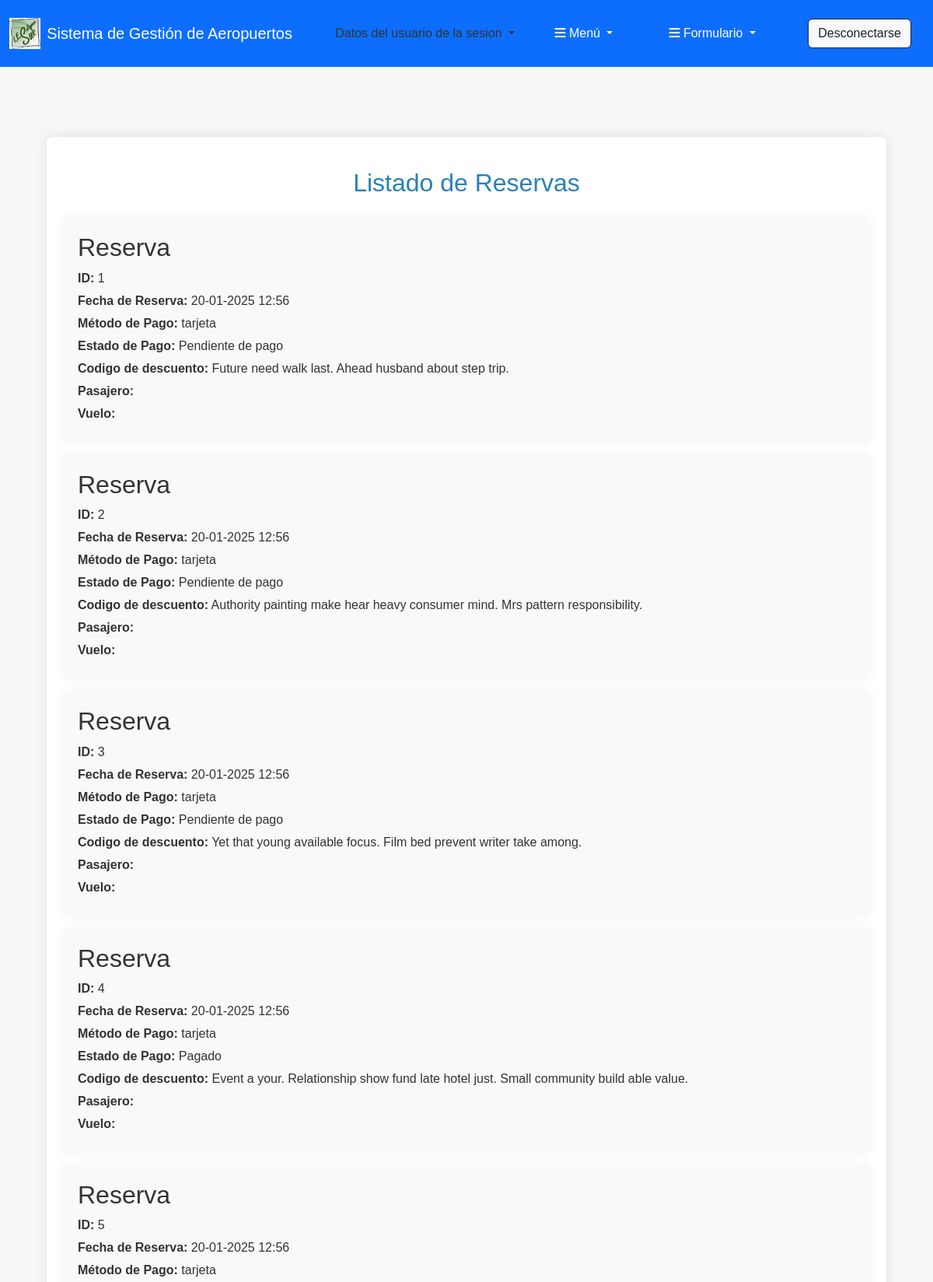
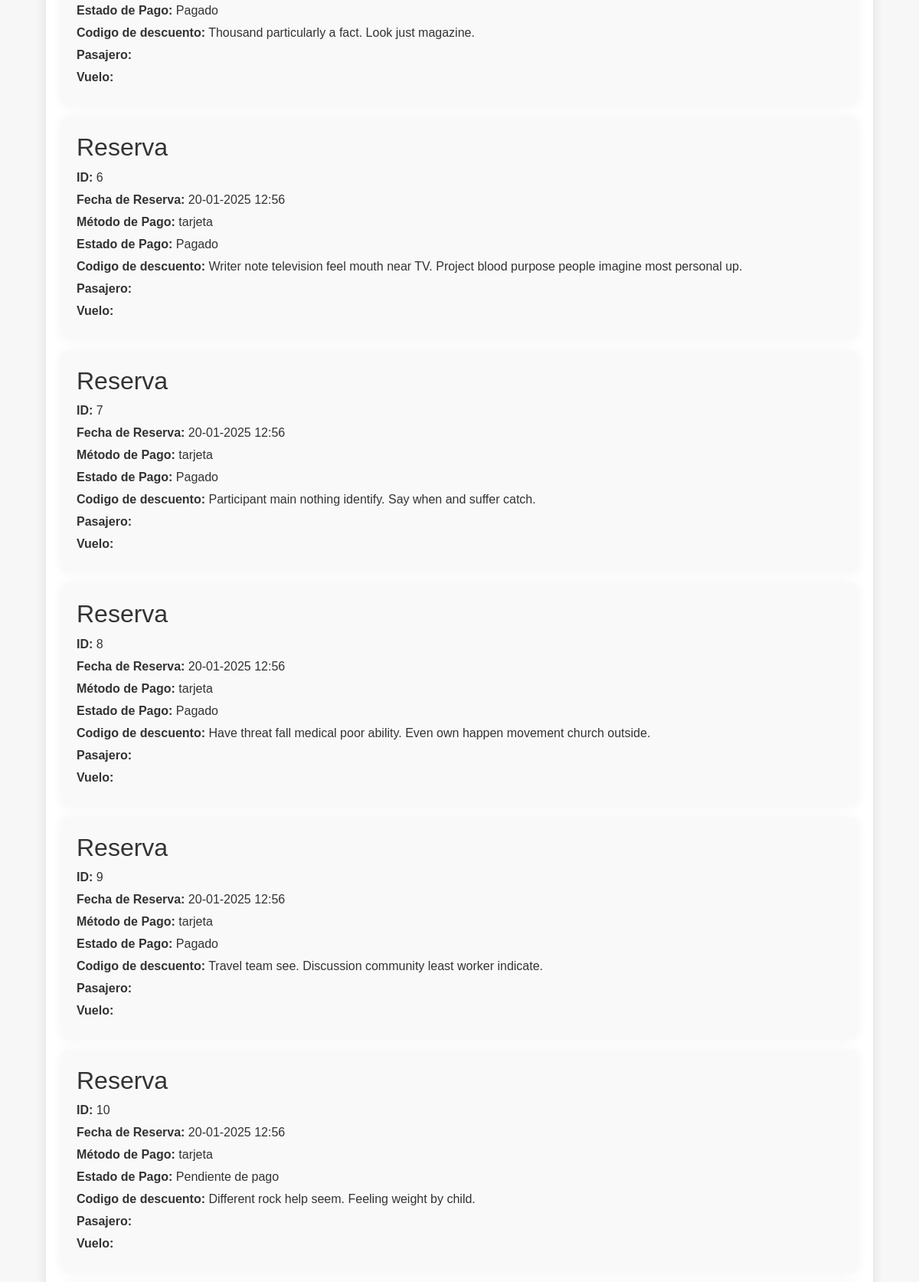
Page /reserva/ (signed in, upper part) on the committed database (2 pictures, top to bottom).
### apaeropuerto/models.py (models this page shows)
class Reserva(models.Model):
    METODO_PAGO_CHOICES = [
        ('tarjeta', 'Tarjeta de crédito'),
        ('efectivo', 'Efectivo'),
        ('paypal', 'PayPal'),
    ]
    fecha_reserva = models.DateTimeField(default=timezone.now)  # Valor por defecto: fecha y hora actuales
    codigo_descueto = models.CharField(max_length=100)
    metodo_pago = models.CharField(max_length=10,
                                   choices=METODO_PAGO_CHOICES,
                                   default= 'tarjeta')
    estado_de_pago = models.BooleanField(default=False)
    pasajero = models.ForeignKey(Pasajero, on_delete=models.CASCADE, related_name='reserva_pasajero')  # Relación ManyToOne

### apaeropuerto/views.py (the view)
# urls.py: path('reserva/', views.lista_reserva, name='lista_reserva'),
@permission_required('apaeroperto.view_Reserva')
def lista_reserva(request):
    reservas = Reserva.objects.all()
    return render(request, 'paginas/reserva_list.html', {'reservas': reservas})

### apaeropuerto/templates/paginas/reserva_list.html (shortened to what this page needs)
{% extends "Principal.html" %}
{% load static %}
{% block contenido %}
    <div class="container">
        <h1>Listado de Reservas</h1>
        {% for reserva in reservas %}
        <article>
            {% include 'Listas/Reserva.html' %}
        </article>
        {% endfor %}
    </div>
{% endblock %}

### apaeropuerto/templates/Listas/Reserva.html
    <h2>Reserva</h2>
    <p><strong>ID:</strong> {{ reserva.id }}</p>
    <p><strong>Fecha de Reserva:</strong> {{ reserva.fecha_reserva|date:"d-m-Y H:i" }}</p>
    <p><strong>Método de Pago:</strong> {{ reserva.metodo_pago }}</p>
    <p><strong>Estado de Pago:</strong> {{reserva.estado_de_pago|yesno:"Pagado,Pendiente de pago ,Sin datos"}}</p>
    <p><strong>Codigo de descuento:</strong> {{ reserva.codigo_descueto }}</p>
    <p><strong>Pasajero:</strong> {{ reserva.pasajero.nombre }}</p>
    <p><strong>Vuelo:</strong> {{ reserva.vuelo.id }}</p>

### apaeropuerto/static/css/estilos.css (style rules this page uses)
html, body { margin: 0; padding: 0; min-height: 100%; display: flex; flex-direction: column; }
body { font-family: Arial, sans-serif; background-color: #f7f7f7; color: #333; flex: 1; }
.container { width: 90%; margin: 20px auto; background-color: #fff; padding: 20px; border-radius: 8px; box-shadow: 0px 0px 15px rgba(0, 0, 0, 0.1); }
h1 { color: #2980b9; text-align: center; margin-bottom: 25px; font-size: 2em; margin-top: 20px; }
article { background-color: #f9f9f9; padding: 20px; margin-bottom: 15px; border-radius: 8px; box-shadow: 0px 0px 15px rgba(0, 0, 0, 0.05); transition: transform 0.2s; }
article p { margin: 5px 0; }
article strong { color: #333; }

### rows in the picture
Reserva: id "1", fecha_reserva "20-01-2025 12:56", metodo_pago "tarjeta", estado_de_pago "Pendiente de pago", codigo_descueto "Future need walk last. Ahead husband about step trip."
Reserva: id "2", fecha_reserva "20-01-2025 12:56", metodo_pago "tarjeta", estado_de_pago "Pendiente de pago", codigo_descueto "Authority painting make hear heavy consumer mind. Mrs pattern responsibility."
Reserva: id "3", fecha_reserva "20-01-2025 12:56", metodo_pago "tarjeta", estado_de_pago "Pendiente de pago", codigo_descueto "Yet that young available focus. Film bed prevent writer take among."
Reserva: id "4", fecha_reserva "20-01-2025 12:56", metodo_pago "tarjeta", estado_de_pago "Pagado", codigo_descueto "Event a your. Relationship show fund late hotel just. Small community build able value."
Reserva: id "5", fecha_reserva "20-01-2025 12:56", metodo_pago "tarjeta", estado_de_pago "Pagado", codigo_descueto "Thousand particularly a fact. Look just magazine."
Reserva: id "6", fecha_reserva "20-01-2025 12:56", metodo_pago "tarjeta", estado_de_pago "Pagado", codigo_descueto "Writer note television feel mouth near TV. Project blood purpose people imagine most personal up."
Reserva: id "7", fecha_reserva "20-01-2025 12:56", metodo_pago "tarjeta", estado_de_pago "Pagado", codigo_descueto "Participant main nothing identify. Say when and suffer catch."
Reserva: id "8", fecha_reserva "20-01-2025 12:56", metodo_pago "tarjeta", estado_de_pago "Pagado", codigo_descueto "Have threat fall medical poor ability. Even own happen movement church outside."
Reserva: id "9", fecha_reserva "20-01-2025 12:56", metodo_pago "tarjeta", estado_de_pago "Pagado", codigo_descueto "Travel team see. Discussion community least worker indicate."
Reserva: id "10", fecha_reserva "20-01-2025 12:56", metodo_pago "tarjeta", estado_de_pago "Pendiente de pago", codigo_descueto "Different rock help seem. Feeling weight by child."
